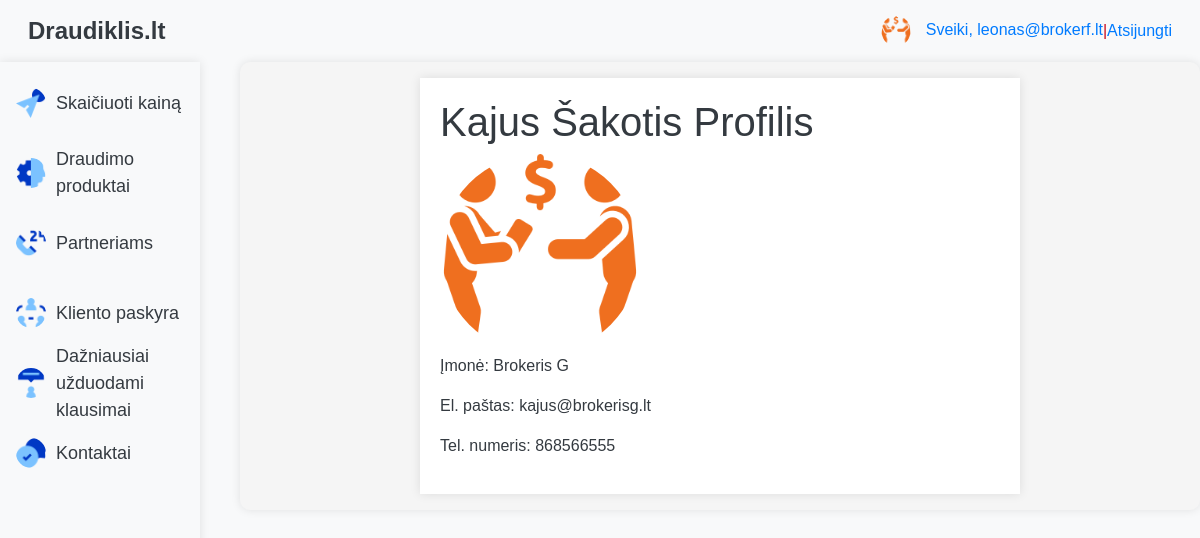
Screenshot of /app/partneriams/profile/7/ (signed in) with the database file from the repository.
### app/models.py (models this page shows, shortened)
class BrokerProfile(models.Model):
    user = models.OneToOneField(User, on_delete=models.CASCADE)
    broker = models.OneToOneField(Brokeriai, on_delete=models.CASCADE)
    profile_picture = models.ImageField(upload_to='broker_pics', default='default-broker.png')

class Brokeriai(models.Model):
    vardas = models.CharField(max_length=100)
    pavarde = models.CharField(max_length=100)
    imones_pavadinimas = models.CharField(max_length=100)
    el_pastas = models.EmailField(null=True)
    tel_numeris = models.IntegerField(null=True)

### app/views.py (the view)
# urls.py: path('partneriams/profile/<int:broker_id>/', views.broker_profile, name='broker_profile'),
def broker_profile(request, broker_id):
    profile = get_object_or_404(BrokerProfile, broker__id=broker_id)
    return render(request, 'broker_profile.html', {
        'profile': profile,
        'user_profile_picture': request.user.brokerprofile.profile_picture.url
    })

### app/templates/broker_profile.html (shortened to what this page needs)
{% extends "base.html" %}
{% block content %}
<div class="container">
    <h1>{{ profile.broker.vardas }} {{ profile.broker.pavarde }} Profilis</h1>
    <div>
        <img src="{{ user_profile_picture }}" alt="Profile Picture" style="width: 200px; height: 200px;">
        <p>Įmonė: {{ profile.broker.imones_pavadinimas }}</p>
        <p>El. paštas: {{ profile.broker.el_pastas }}</p>
        <p>Tel. numeris: {{ profile.broker.tel_numeris }}</p>
    </div>
</div>
{% endblock %}

### app/templates/base.html (shortened to what this page needs)
<!DOCTYPE html>
{% load static %}
<html lang="en">
<head>
    <link rel="stylesheet" href="https://stackpath.bootstrapcdn.com/bootstrap/4.5.2/css/bootstrap.min.css">
    <link rel="stylesheet" type="text/css" href="{% static 'styles.css' %}">
</head>
<body>
    <div id="top-shelf" class="d-flex justify-content-between align-items-center p-2 bg-light">
        <div class="left-top">
            <a href="{% url 'home' %}" class="navbar-brand text-dark">Draudiklis.lt</a>
        </div>
        <div class="right-top profile-welcome">
            {% if user.is_authenticated %}
                {% if user.brokerprofile %}
                    <a href="{% url 'broker_profile' broker_id=user.brokerprofile.broker.id %}">
                        <img src="{{ user.brokerprofile.profile_picture.url }}" alt="Profile Picture">
                        Sveiki, {{ user.username }}
                    </a> | <a href="{% url 'broker_logout' %}" class="text-primary">Atsijungti</a>
                {% else %}
                    Sveiki, {{ user.username }} | <a href="{% url 'broker_logout' %}" class="text-primary">Atsijungti</a>
                {% endif %}
            {% else %}
                <a href="{% url 'profile' %}">Kliento paskyra</a>
            {% endif %}
        </div>
    </div>
    <div class="d-flex">
        <div class="left-section bg-light p-3" style="width: 200px;">
            <ul class="selections list-unstyled">
                <li class="expandable position-relative">
                    <img src="{% static 'icons/calculator.png' %}" class="selection-icon" alt="Calculator Icon">
                    <a href="#" id="price-calc-link" class="text-dark">Skaičiuoti kainą</a>
                </li>
                <li>
                    <img src="{% static 'icons/products.png' %}" class="selection-icon" alt="Products Icon">
                    <a href="{% url 'draudimo_produktai' %}" class="text-dark">Draudimo produktai</a>
                </li>
               <li class="expandable position-relative">
                    <img src="{% static 'icons/about.png' %}" class="selection-icon" alt="Partners Icon">
                    <a href="#" class="text-dark">Partneriams</a>
                </li>
                <li>
                    <img src="{% static 'icons/account.png' %}" class="selection-icon" alt="Account Icon">
                    <a href="{% url 'profile' %}" class="text-dark">Kliento paskyra</a>
                </li>
                <li>
                    <img src="{% static 'icons/faq.png' %}" class="selection-icon" alt="FAQ Icon">
                    <a href="{% url 'faq' %}" class="text-dark">Dažniausiai užduodami klausimai</a>
                </li>
                <li>
                    <img src="{% static 'icons/contact.png' %}" class="selection-icon" alt="Contact Icon">
                    <a href="{% url 'contact' %}" class="text-dark">Kontaktai</a>
                </li>
            </ul>
        </div>
        <div class="center-section p-3" style="flex-grow: 1;">
            {% block content %}
            {% endblock %}
        </div>
    </div>
</body>
</html>

### app/static/styles.css (style rules this page uses)
#top-shelf { background-color: #333; color: #fff; padding: 10px; display: flex; justify-content: space-between; align-items: center; }
.left-top { margin-left: 20px; }
.right-top { margin-right: 20px; }
.left-section { width: 230px; background-color: white; padding: 5px; box-shadow: 0 0 10px rgba(0, 0, 0, 0.1); height: 100%; position: fixed; overflow-y: auto; }
.selections { list-style-type: none; padding: 0; }
.selections li { margin-bottom: 20px; display: flex; align-items: center; height: 50px; }
.selections li a { color: #333; text-decoration: none; font-size: 18px; margin-left: 10px; flex-grow: 1; }
.selection-icon { width: 30px; height: 30px; display: inline-block; vertical-align: middle; }
.center-section { margin-left: 240px; background-color: #f5f5f5; padding: 20px; border-radius: 10px; box-shadow: 0 0 10px rgba(0, 0, 0, 0.1); flex-grow: 1; min-height: 100%; }
body { font-family: Arial, sans-serif; background-color: #f8f9fa; color: #343a40; }
.container { max-width: 600px; margin: 0 auto; padding: 20px; background: #fff; box-shadow: 0 0 10px rgba(0, 0, 0, 0.1); }
body { font-family: Arial, sans-serif; }
img { border-radius: 50%; }

### app/templates/base.html (style rules this page uses)
.navbar-brand { font-size: 1.5em; font-weight: bold; }
.profile-welcome { color: #c90618; display: flex; align-items: center; }
.profile-welcome img { width: 30px; height: 30px; border-radius: 50%; margin-right: 10px; }

### rows the page displays
BrokerProfile: broker.vardas "Kajus", broker.pavarde "Šakotis", broker.imones_pavadinimas "Brokeris G", broker.el_pastas "kajus@brokerisg.lt", broker.tel_numeris "868566555"

### other values shown
{{ user.username }} "leonas@brokerf.lt"
